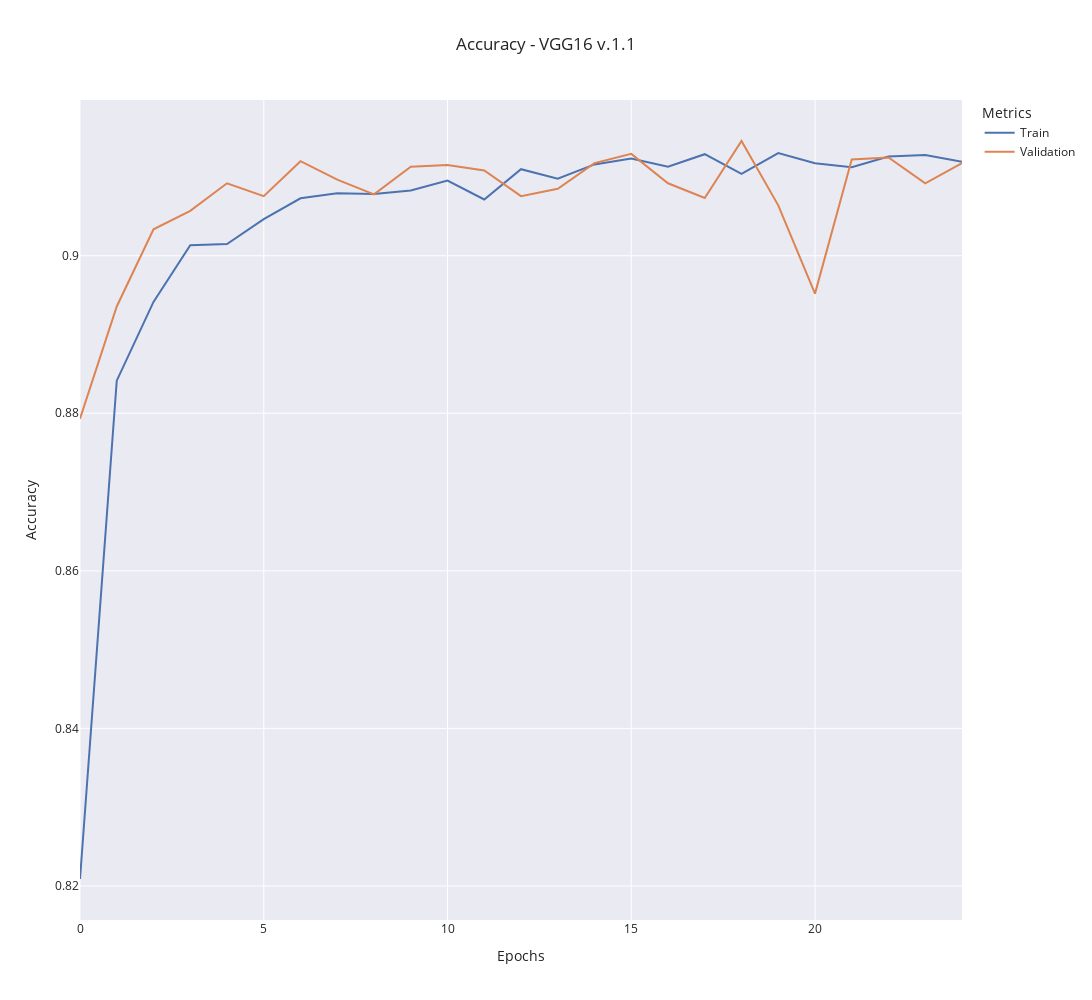

The code cell stored with this chart in its notebook:
### Code cell
window_size = 0
train_data = (
    moving_average(train_metrics["accuracy"], window_size)
    if window_size != 0
    else train_metrics["accuracy"]
)
validation_data = (
    moving_average(validation_metrics["val_accuracy"], window_size)
    if window_size != 0
    else validation_metrics["val_accuracy"]
)

fig = go.Figure()

fig.add_trace(
    go.Scatter(
        y=train_data,
        x=np.arange(len(train_data)),
        mode="lines",
        name="Train",
    )
)

fig.add_trace(
    go.Scatter(
        y=validation_data,
        x=np.arange(len(validation_data)),
        mode="lines",
        name="Validation",
    )
)

fig.update_layout(
    title=f"Accuracy - {model_name} {version}",
    xaxis_title="Epochs",
    yaxis_title="Accuracy",
    legend_title="Metrics",
    template="seaborn",
    width=1200,
    height=1000,
)

fig.show()

### Figure 1 — Plotly figure (JSON) as saved in the notebook; plotly's stock layout.template omitted (floating-point values rounded to 4 significant figures)
{"data": [{"mode": "lines", "name": "Train", "type": "scatter", "x": [0, 1, 2, 3, 4, 5, 6, 7, 8, 9, 10, 11, 12, 13, 14, 15, 16, 17, 18, 19, 20, 21, 22, 23, 24], "y": [0.8209, 0.8841, 0.8941, 0.9013, 0.9015, 0.9046, 0.9073, 0.9079, 0.9078, 0.9083, 0.9095, 0.9071, 0.911, 0.9098, 0.9116, 0.9123, 0.9113, 0.9129, 0.9104, 0.913, 0.9117, 0.9112, 0.9126, 0.9128, 0.9119]}, {"mode": "lines", "name": "Validation", "type": "scatter", "x": [0, 1, 2, 3, 4, 5, 6, 7, 8, 9, 10, 11, 12, 13, 14, 15, 16, 17, 18, 19, 20, 21, 22, 23, 24], "y": [0.8793, 0.8936, 0.9034, 0.9057, 0.9092, 0.9076, 0.912, 0.9097, 0.9078, 0.9113, 0.9115, 0.9108, 0.9076, 0.9085, 0.9118, 0.9129, 0.9092, 0.9073, 0.9146, 0.9064, 0.8952, 0.9122, 0.9125, 0.9092, 0.9118]}], "layout": {"height": 1000, "legend": {"title": {"text": "Metrics"}}, "title": {"text": "Accuracy - VGG16 v.1.1"}, "width": 1200, "xaxis": {"title": {"text": "Epochs"}}, "yaxis": {"title": {"text": "Accuracy"}}}}
